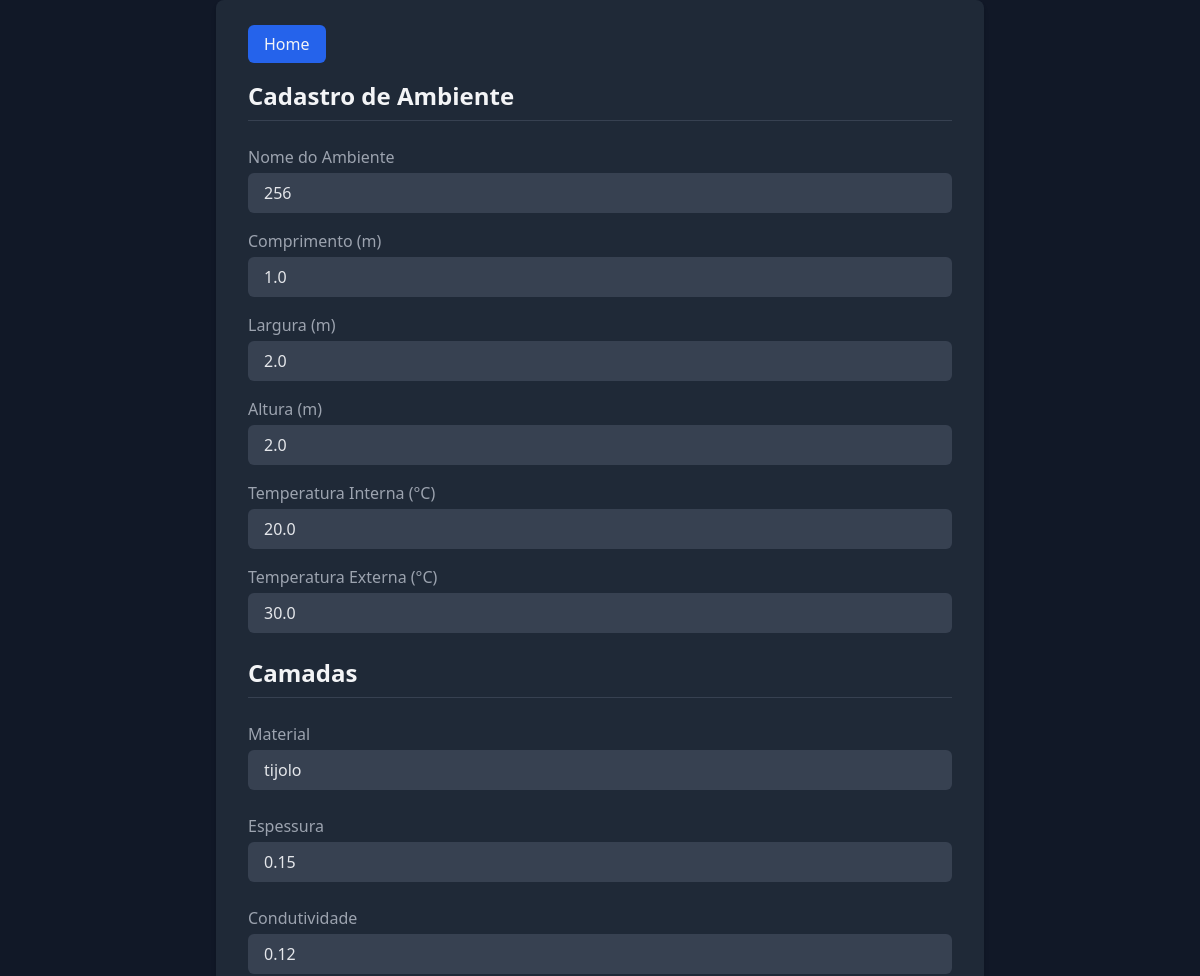
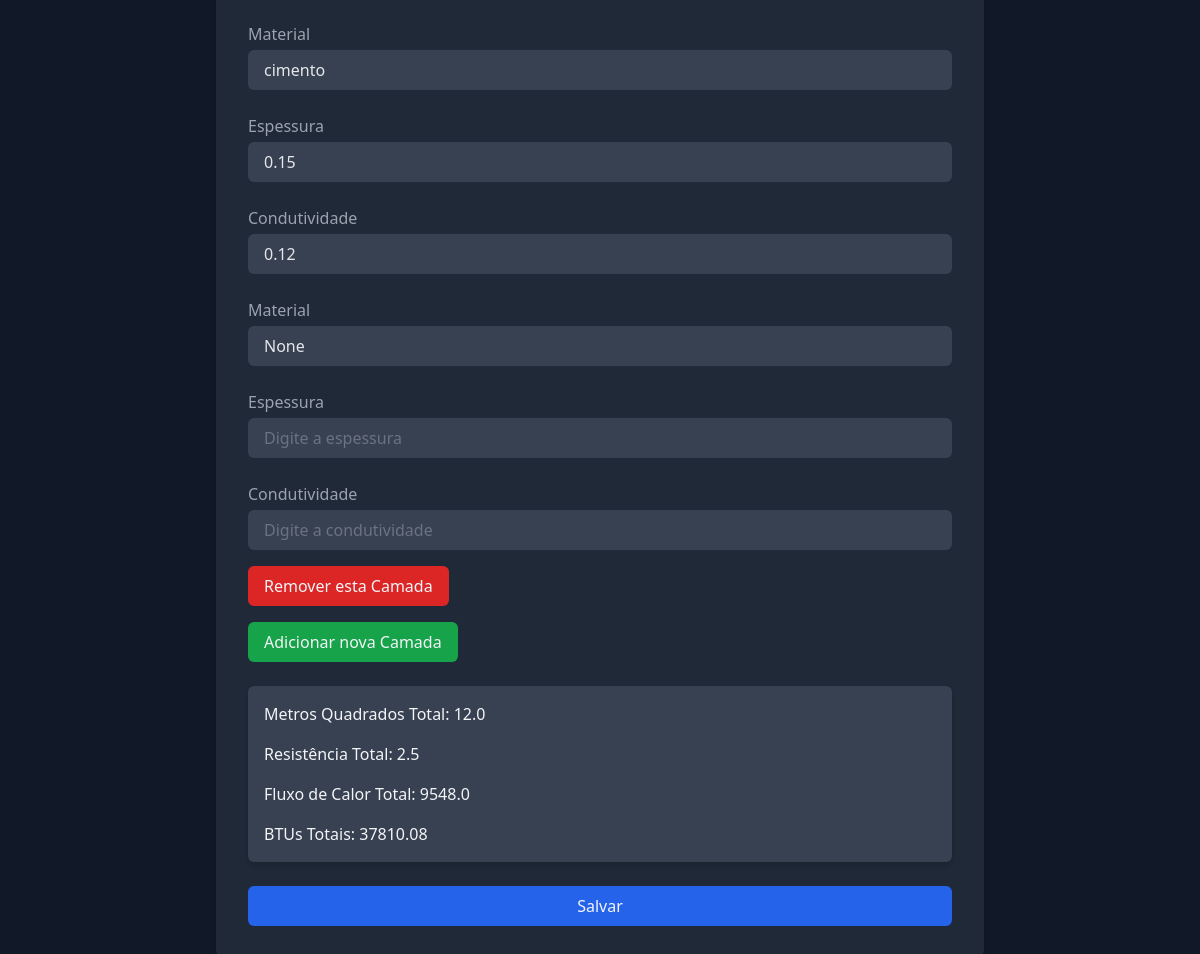
Page /editar/44/ on the committed database (2 pictures, top to bottom).
### calculos_ar_condicionado/models.py (models this page shows, shortened)
class Ambiente(models.Model):
    nome = models.CharField(max_length=100, blank=False)
    comprimento = models.FloatField(blank=False)
    largura = models.FloatField(blank=False)
    altura = models.FloatField(blank=False)
    temperatura_interna = models.FloatField(null=True, blank=True)
    temperatura_externa = models.FloatField(null=True, blank=True)
    quantidade_de_lampadas = models.FloatField(null=True, blank=True)
    quantidade_de_pessoas = models.FloatField(null=True, blank=True)
    quantidade_de_eletronicos = models.FloatField(null=True, blank=True)
    def pessoas(self):
        return self.quantidade_de_pessoas * 800
    def lampadas(self):
        return self.quantidade_de_lampadas * 100
    def eletronicos(self):
        return self.quantidade_de_eletronicos * 1000
    def fluxo_de_calor(self):
        if self.temperatura_interna is None or self.temperatura_externa is None:
            return None
        delta_t = self.temperatura_externa - self.temperatura_interna
        area_total = self.area()
        resistencia_total = self.calcular_resistencia_total()
        if resistencia_total == 0:
            return None
        return area_total * delta_t / resistencia_total
    def fluxo_de_calor_total(self):
        fluxo = self.fluxo_de_calor()
        lampadas = self.lampadas()
        eletronicos = self.eletronicos()
        pessoas = self.pessoas()
        return fluxo + lampadas + eletronicos + pessoas
    def btus_totais(self):
        return self.fluxo_de_calor_total() * 3.96
    def area(self):
        return 2 * (self.comprimento * self.altura + self.largura * self.altura)
    def calcular_resistencia_total(self):
        return sum(camada.calcular_resistencia() for camada in self.camadas.all())

class Camada(models.Model):
    ambiente = models.ForeignKey(Ambiente, on_delete=models.CASCADE, related_name="camadas")
    material = models.CharField(max_length=100, blank=False)
    espessura = models.FloatField(blank=False)
    condutividade = models.FloatField(blank=False)
    def calcular_resistencia(self):
        if self.condutividade != 0:
            return self.espessura / self.condutividade
        return 0

### calculos_ar_condicionado/views.py (the view, shortened to what this page needs)
# urls.py: path('editar/<int:ambiente_id>/', views.editar, name='editar'),
def editar(request, ambiente_id):
    if request.method == "GET":
        objeto = Ambiente.objects.filter(id=ambiente_id).first()
        if objeto is None:
            return redirect(reverse('listar'))
        ambiente_form = AmbienteForm(instance=objeto)
        camada_formset = inlineformset_factory(Ambiente, Camada, form=CamadaForm, extra=1)
        form_camada = camada_formset(instance=objeto)
        context = {
            'ambiente_form': ambiente_form,
            'form_camada': form_camada,
        }
        return render(request, "criar_ambiente.html", context)

### calculos_ar_condicionado/forms.py
class AmbienteForm(forms.ModelForm):
    class Meta:
        model = Ambiente
        fields = '__all__'

### calculos_ar_condicionado/templates/criar_ambiente.html (shortened to what this page needs)
{% load static %}
<!DOCTYPE html>
<html lang="en">
<head>
    <script src="https://cdn.tailwindcss.com"></script>
</head>
<body>
<div class="min-h-screen bg-gray-900 text-gray-100 flex items-center justify-center">
    <form method="POST" id="ambiente_form" class="bg-gray-800 shadow-md rounded-lg p-8 space-y-6 w-full max-w-3xl">
        <a href="{% url 'listar' %}" class="bg-blue-600 text-gray-100 py-2 px-4 rounded-md hover:bg-blue-700 focus:outline-none focus:ring-2 focus:ring-blue-500 focus:ring-offset-2">
            Home
        </a>
        <h3 class="text-2xl font-semibold border-b border-gray-700 pb-2">Cadastro de Ambiente</h3>
        <div class="space-y-4">
            <div class="flex flex-col space-y-1">
                <label for="id_nome" class="text-gray-400">Nome do Ambiente</label>
                <input
                    type="text"
                    id="id_nome"
                    name="nome"
                    class="bg-gray-700 text-gray-200 placeholder-gray-500 focus:outline-none focus:ring-2 focus:ring-blue-500 focus:ring-offset-2 focus:ring-offset-gray-800 py-2 px-4 rounded-md w-full"
                    placeholder="Digite o nome do ambiente"
                    value="{{ ambiente_form.instance.nome }}"
                    required
                />
            </div>
            <div class="flex flex-col space-y-1">
                <label for="id_comprimento" class="text-gray-400">Comprimento (m)</label>
                <input
                    type="number"
                    step="0.01"
                    id="id_comprimento"
                    name="comprimento"
                    class="bg-gray-700 text-gray-200 placeholder-gray-500 focus:outline-none focus:ring-2 focus:ring-blue-500 focus:ring-offset-2 focus:ring-offset-gray-800 py-2 px-4 rounded-md w-full"
                    placeholder="Digite o comprimento"
                    value="{{ ambiente_form.instance.comprimento }}"
                    required
                />
            </div>
            <div class="flex flex-col space-y-1">
                <label for="id_largura" class="text-gray-400">Largura (m)</label>
                <input
                    type="number"
                    step="0.01"
                    id="id_largura"
                    name="largura"
                    class="bg-gray-700 text-gray-200 placeholder-gray-500 focus:outline-none focus:ring-2 focus:ring-blue-500 focus:ring-offset-2 focus:ring-offset-gray-800 py-2 px-4 rounded-md w-full"
                    placeholder="Digite a largura"
                    value="{{ ambiente_form.instance.largura }}"
                    required
                />
            </div>
            <div class="flex flex-col space-y-1">
                <label for="id_altura" class="text-gray-400">Altura (m)</label>
                <input
                    type="number"
                    step="0.01"
                    id="id_altura"
                    name="altura"
                    class="bg-gray-700 text-gray-200 placeholder-gray-500 focus:outline-none focus:ring-2 focus:ring-blue-500 focus:ring-offset-2 focus:ring-offset-gray-800 py-2 px-4 rounded-md w-full"
                    placeholder="Digite a altura"
                    value="{{ ambiente_form.instance.altura }}"
                    required
                />
            </div>
            <div class="flex flex-col space-y-1">
                <label for="id_temperatura_interna" class="text-gray-400">Temperatura Interna (°C)</label>
                <input
                    type="number"
                    step="0.1"
                    id="id_temperatura_interna"
                    name="temperatura_interna"
                    class="bg-gray-700 text-gray-200 placeholder-gray-500 focus:outline-none focus:ring-2 focus:ring-blue-500 focus:ring-offset-2 focus:ring-offset-gray-800 py-2 px-4 rounded-md w-full"
                    placeholder="Digite a temperatura interna"
                    value="{{ ambiente_form.instance.temperatura_interna }}"
                />
            </div>
            <div class="flex flex-col space-y-1">
                <label for="id_temperatura_externa" class="text-gray-400">Temperatura Externa (°C)</label>
                <input
                    type="number"
                    step="0.1"
                    id="id_temperatura_externa"
                    name="temperatura_externa"
                    class="bg-gray-700 text-gray-200 placeholder-gray-500 focus:outline-none focus:ring-2 focus:ring-blue-500 focus:ring-offset-2 focus:ring-offset-gray-800 py-2 px-4 rounded-md w-full"
                    placeholder="Digite a temperatura externa"
                    value="{{ ambiente_form.instance.temperatura_externa }}"
                />
            </div>
        </div>
        <h3 class="text-2xl font-semibold border-b border-gray-700 pb-2 mt-8">Camadas</h3>
        <div id="camada-form-container" class="space-y-6">
            {% for form in form_camada %}
                    <div class="flex flex-col space-y-1">
                        <label for="{{ form.material.id_for_label }}" class="text-gray-400">Material</label>
                        <input
                            type="text"
                            name="{{ form.material.name }}"
                            id="{{ form.material.id_for_label }}"
                            value="{{ form.material.value }}"
                            class="bg-gray-700 text-gray-200 placeholder-gray-500 focus:outline-none focus:ring-2 focus:ring-blue-500 focus:ring-offset-2 focus:ring-offset-gray-800 py-2 px-4 rounded-md w-full"
                            placeholder="Digite o material"
                        />
                    </div>
                    <div class="flex flex-col space-y-1">
                        <label for="{{ form.espessura.id_for_label }}" class="text-gray-400">Espessura</label>
                        <input
                            type="number"
                            step="0.01"
                            name="{{ form.espessura.name }}"
                            id="{{ form.espessura.id_for_label }}"
                            value="{{ form.espessura.value }}"
                            class="bg-gray-700 text-gray-200 placeholder-gray-500 focus:outline-none focus:ring-2 focus:ring-blue-500 focus:ring-offset-2 focus:ring-offset-gray-800 py-2 px-4 rounded-md w-full"
                            placeholder="Digite a espessura"
                        />
                    </div>
                    <div class="flex flex-col space-y-1">
                        <label for="{{ form.condutividade.id_for_label }}" class="text-gray-400">Condutividade</label>
                        <input
                            type="number"
                            step="0.01"
                            name="{{ form.condutividade.name }}"
                            id="{{ form.condutividade.id_for_label }}"
                            value="{{ form.condutividade.value }}"
                            class="bg-gray-700 text-gray-200 placeholder-gray-500 focus:outline-none focus:ring-2 focus:ring-blue-500 focus:ring-offset-2 focus:ring-offset-gray-800 py-2 px-4 rounded-md w-full"
                            placeholder="Digite a condutividade"
                        />
                    </div>
            {% endfor %}
        </div>
        {% if ambiente_form.instance.id %}
            <div class="bg-gray-700 p-4 rounded-md shadow-md mt-6 space-y-4">
                <p>Metros Quadrados Total: {{ ambiente_form.instance.area }}</p>
                <p>Resistência Total: {{ ambiente_form.instance.calcular_resistencia_total }}</p>
                <p>Fluxo de Calor Total: {{ ambiente_form.instance.fluxo_de_calor_total }}</p>
                <p>BTUs Totais: {{ ambiente_form.instance.btus_totais }}</p>
            </div>
        {% endif %}
        <button type="submit" class="w-full bg-blue-600 text-gray-100 py-2 px-4 rounded-md hover:bg-blue-700">
            Salvar
        </button>
    </form>
</div>
</body>
</html>

### rows in the picture
Ambiente: nome "256", comprimento "1.0", largura "2.0", altura "2.0", temperatura_interna "20.0", temperatura_externa "30.0", instance.area "12.0", instance.calcular_resistencia_total "2.5", instance.fluxo_de_calor_total "9548.0", instance.btus_totais "37810.08"
Camada: material "tijolo", espessura "0.15", condutividade "0.12"
Camada: material "cimento", espessura "0.15", condutividade "0.12"
